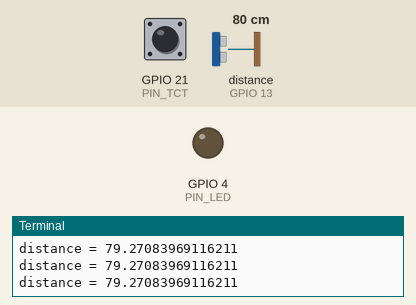
Simulated run of this program. Board: Raspberry Pi (BCM pin numbers). Shown: output pins drawn as LEDs (lit = HIGH), the last lines printed to the terminal. The test bench sets the inputs (shaded band); at power-on: GPIO 21 (PIN_TCT) LOW, distance to the obstacle (sensor on GPIO 13) 80 cm. The echo pulse lasts 58.3 µs per cm; the clock reads 2024-03-15 10:24:30 at power-on unless the program sets it; the camera gives no picture and a still takes 0.5 s; pins used as bus, display or sensor lines are not drawn.

Above: at 1.2 s.
1.3 s: GPIO 21 (PIN_TCT) pulled HIGH for 0.15 s
At 1.46 s:
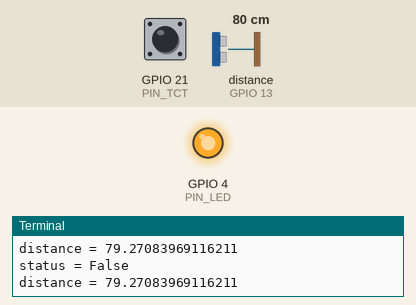
3.0 s: GPIO 21 (PIN_TCT) pulled HIGH for 3.2 s
At 6.7 s:
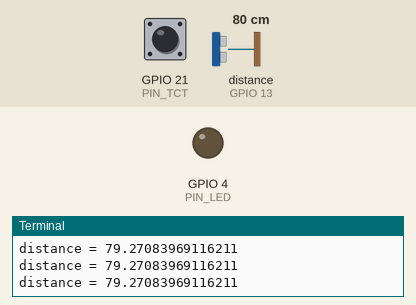
7.7 s: distance to the obstacle (sensor on GPIO 13) set to 2 cm
At 8.9 s:
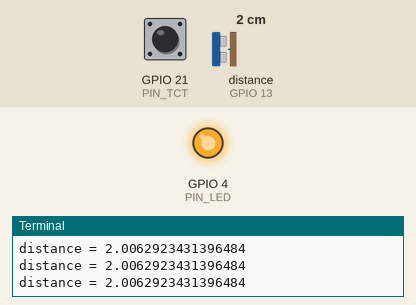
9.2 s: GPIO 21 (PIN_TCT) pulled HIGH for 1 s
At 10.7 s:
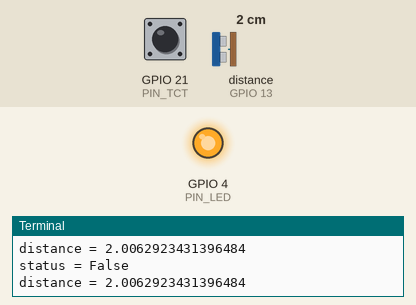
Timing chart, 0 to 12.2 s (numbered marks = the images above; inputs shaded):
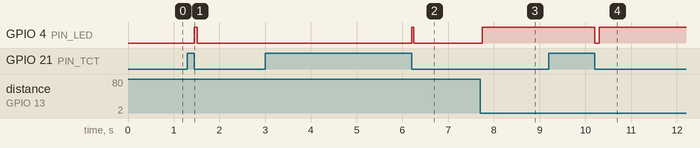

The program:

06_2-AutoMode.py
```python
# coding: utf_8

import datetime
import picamera
import RPi.GPIO as GPIO
import time


# タクトスイッチのコールバック関数
def tact_switch_callback(channel):
    global status
    if GPIO.input(PIN_TCT) == GPIO.LOW:
        if status == False:
            # 検出オン処理
            detect_on()
        else:
            # 検出オフ処理
            detect_off()
    print(f'status = {status}')


# 超音波センサーでの距離測定
def measure_distance():
    # 超音波を一旦OFFにしてから、0.0001秒間だけ出力
    GPIO.output(PIN_TRG, GPIO.LOW)
    time.sleep(0.001)
    GPIO.output(PIN_TRG, GPIO.HIGH)
    time.sleep(0.001)
    GPIO.output(PIN_TRG, GPIO.LOW)

    # ECHOピンがONになったら計測開始
    t_start = 0
    while True:
        if GPIO.input(PIN_ECH) == GPIO.HIGH:
            t_start = time.time()
            break

    # ECHOピンがOFFになったら計測終了
    t_end = 0
    while True:
        if GPIO.input(PIN_ECH) == GPIO.LOW:
            t_end = time.time()
            break

    # 距離 = 音速 * 到達時刻 / 2
    return 34000 * (t_end - t_start) / 2


# 検知オン処理
def detect_on():
    # 検知状態をオンに変更
    global status
    status = True
    # LEDを点灯する
    GPIO.output(PIN_LED, GPIO.HIGH)
    # 静止画を撮影する
    now = datetime.datetime.now().strftime('%Y%m%d%H%M%S')
    camera.capture(f'/home/pi/Pictures/capture_{now}.jpg')
    # 動画の撮影を開始する
    camera.start_preview(alpha=200)
    camera.start_recording(f'/home/pi/Pictures/vido_{now}.h264')


# 検知オフ処理
def detect_off():
    # 検知状態をオフに変更
    global status
    status = False
    # 動画の撮影を停止する
    camera.stop_preview()
    camera.stop_recording()
    # LEDオフ
    GPIO.output(PIN_LED, GPIO.LOW)


# 検知の閾値
THRESHOLD = 30

# 検知状態フラグ
status = False

# GPIOの設定
GPIO.setmode(GPIO.BCM)
GPIO.setwarnings(False)

# LEDの設定
PIN_LED = 4
GPIO.setup(PIN_LED, GPIO.OUT)

# タクトスイッチの設定
PIN_TCT = 21
GPIO.setup(PIN_TCT, GPIO.IN, pull_up_down=GPIO.PUD_DOWN)
GPIO.add_event_detect(PIN_TCT, GPIO.BOTH, bouncetime=10,
                      callback=tact_switch_callback)

# 超音波センサーの設定
PIN_TRG = 5
PIN_ECH = 13
GPIO.setup(PIN_TRG, GPIO.OUT)
GPIO.setup(PIN_ECH, GPIO.IN)

# カメラモジュールの設定
camera = picamera.PiCamera()
camera.resolution = (720, 480)

# 無限ループ
while True:
    # 超音波センサーで距離を測定
    d = measure_distance()
    print(f'distance = {d}')

    # 物体検知判定
    if status == False and d <= THRESHOLD:
        # 検知オフ状態で、物体が近づいた場合
        detect_on()
    elif status == True and d > THRESHOLD:
        # 検知オン状態で、物体が離れた場合
        detect_off()

    # 待機
    time.sleep(0.1)

# GPIOの解放
GPIO.cleanup()
```

Measured:
- after the input at 1.3 s, GPIO 4 (PIN_LED): LOW → HIGH after 0.15 s, → LOW 0.06 s later
- after the input at 3.0 s, GPIO 4 (PIN_LED): LOW → HIGH after 3.2 s, → LOW 0.04 s later
- after the input at 7.7 s, GPIO 4 (PIN_LED): LOW → HIGH at once
- after the input at 9.2 s, GPIO 4 (PIN_LED): HIGH → LOW after 1.0 s, → HIGH 0.10 s later
